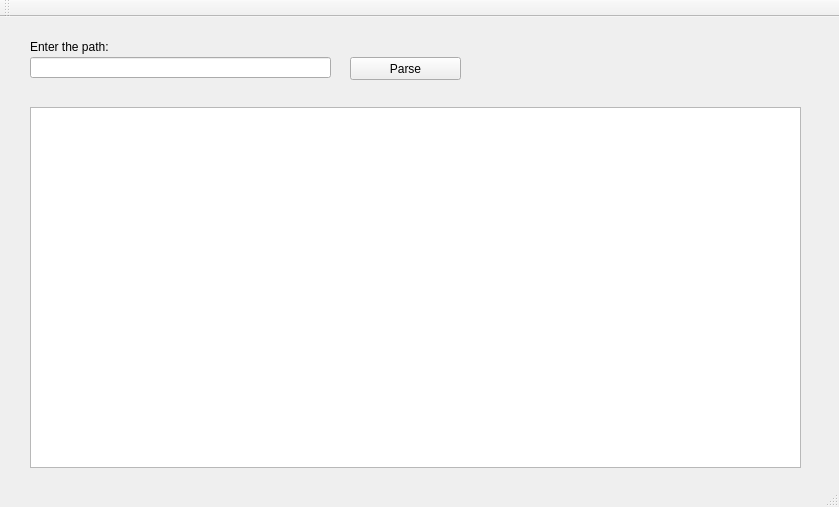
<?xml version="1.0" encoding="UTF-8"?>
<ui version="4.0">
 <class>MainWindow</class>
 <widget class="QMainWindow" name="MainWindow">
  <property name="geometry">
   <rect>
    <x>0</x>
    <y>0</y>
    <width>839</width>
    <height>507</height>
   </rect>
  </property>
  <property name="windowTitle">
   <string>MainWindow</string>
  </property>
  <widget class="QWidget" name="centralWidget">
   <widget class="QLineEdit" name="path1">
    <property name="geometry">
     <rect>
      <x>30</x>
      <y>40</y>
      <width>301</width>
      <height>21</height>
     </rect>
    </property>
    <property name="text">
     <string/>
    </property>
    <property name="echoMode">
     <enum>QLineEdit::Normal</enum>
    </property>
    <property name="dragEnabled">
     <bool>false</bool>
    </property>
   </widget>
   <widget class="QPushButton" name="pathstart">
    <property name="geometry">
     <rect>
      <x>350</x>
      <y>40</y>
      <width>111</width>
      <height>23</height>
     </rect>
    </property>
    <property name="text">
     <string>Parse</string>
    </property>
   </widget>
   <widget class="QLabel" name="label">
    <property name="geometry">
     <rect>
      <x>50</x>
      <y>180</y>
      <width>301</width>
      <height>71</height>
     </rect>
    </property>
    <property name="text">
     <string/>
    </property>
   </widget>
   <widget class="QTextEdit" name="textEdit">
    <property name="geometry">
     <rect>
      <x>30</x>
      <y>90</y>
      <width>771</width>
      <height>361</height>
     </rect>
    </property>
   </widget>
   <widget class="QLabel" name="label_2">
    <property name="geometry">
     <rect>
      <x>30</x>
      <y>20</y>
      <width>81</width>
      <height>20</height>
     </rect>
    </property>
    <property name="text">
     <string>Enter the path:</string>
    </property>
   </widget>
  </widget>
  <widget class="QMenuBar" name="menuBar">
   <property name="geometry">
    <rect>
     <x>0</x>
     <y>0</y>
     <width>839</width>
     <height>21</height>
    </rect>
   </property>
  </widget>
  <widget class="QToolBar" name="mainToolBar">
   <attribute name="toolBarArea">
    <enum>TopToolBarArea</enum>
   </attribute>
   <attribute name="toolBarBreak">
    <bool>false</bool>
   </attribute>
  </widget>
  <widget class="QStatusBar" name="statusBar"/>
 </widget>
 <layoutdefault spacing="6" margin="11"/>
 <resources/>
 <connections/>
</ui>
